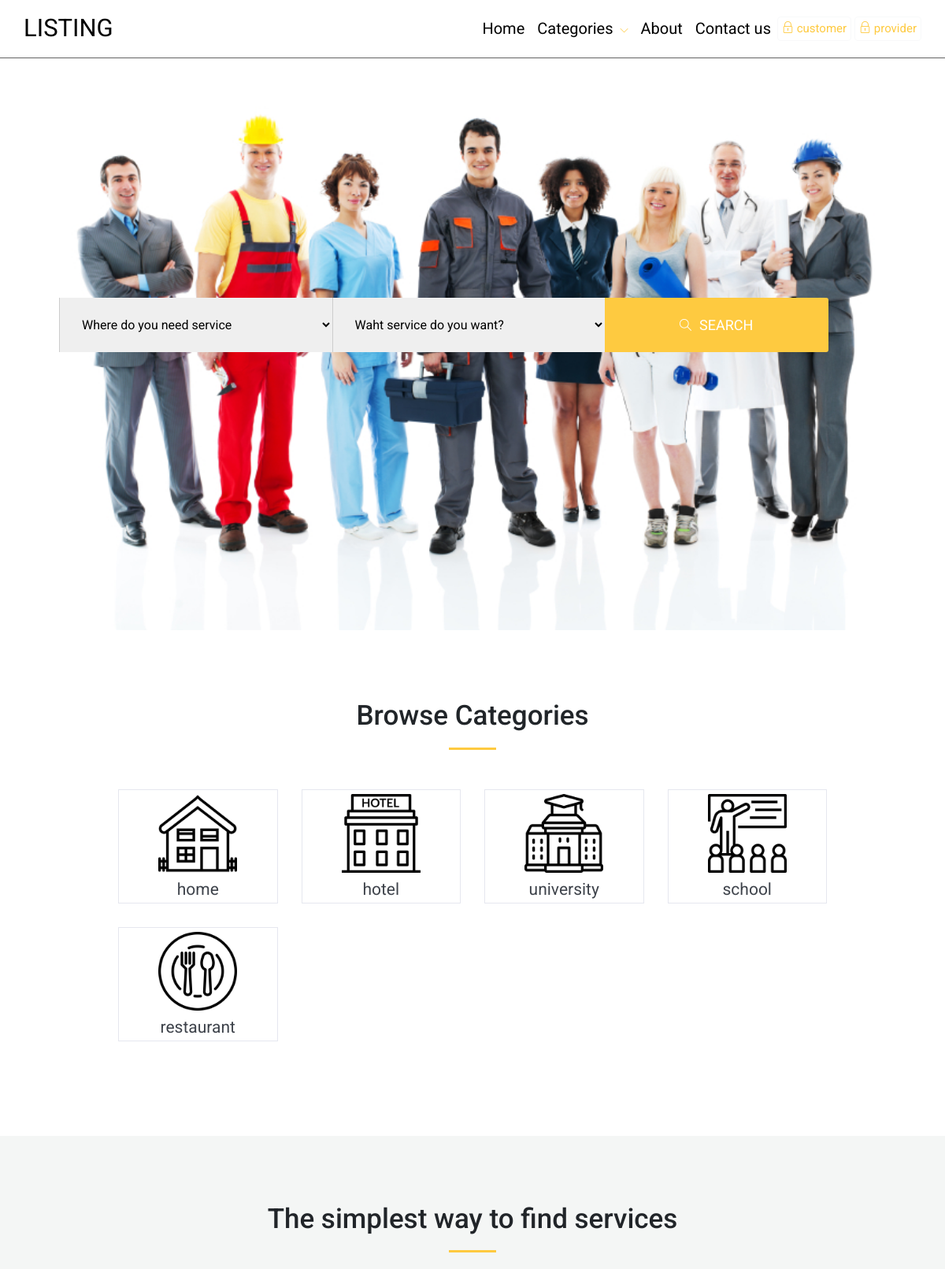
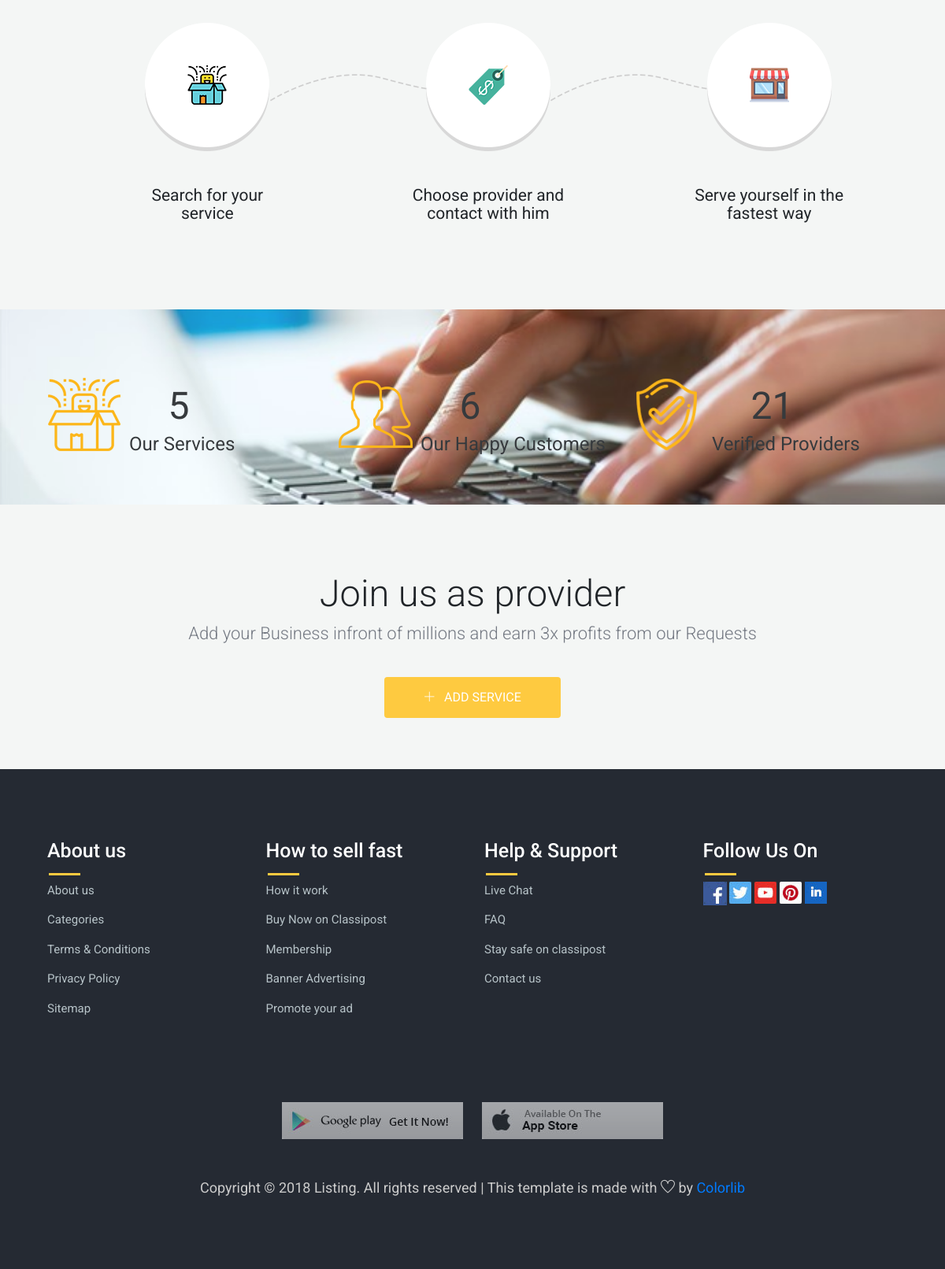
The page / on the database its author committed (2 pictures, top to bottom).
### tables this page shows
CREATE TABLE `category` (
  `cat_id` int(3) NOT NULL,
  `cat_name` varchar(255) NOT NULL,
  `cat_desc` varchar(255) NOT NULL,
  `cat_image` varchar(255) NOT NULL
);

### index.php (the view, shortened to what this page needs)
<?php
include('includes/public_header.php'); ?>
<section class="slider d-flex align-items-center" id="main">
    <div class="container">
        <div class="row d-flex justify-content-center">
            <div class="col-md-12">
                <div class="slider-title_box">
                    <div class="row d-flex justify-content-center">
                        <div class="col-md-12">
                            <form class="form-wrap mt-4" action="show.php" method="get">
                                <div class="btn-group" role="group" aria-label="Basic example">
                                    <select class="btn-group2" id='cat_id' name="cat_id" required>
                                        <?php
                                        echo "<option disabled selected >Where do you need service</option>";
                                        echo "</select>";
                                        ?>
                                        <select class="btn-group2" id='ser_id' name="ser_id" required="">
                                            echo "<option disabled selected >Waht service do you want?</option>";
                                        </select>
                                        <button type='submit' class='btn-form' name="search"><span class='icon-magnifier search-icon'></span>SEARCH<i class='pe-7s-angle-right'></i></button>
                                    </div>
                                </form>
                            </div>
                        </div>
                    </div>
                </div>
            </div>
        </div>
    </section>
    <section class="main-block" id="category">
        <div class="container">
            <div class="row justify-content-center">
                <div class="col-md-5">
                    <div class="styled-heading">
                        <h3>Browse Categories</h3>
                    </div>
                </div>
            </div>
            <div class="row">
            	<?php
                    	$query = "SELECT * FROM category";
                $result = mysqli_query($conn,$query);
                while($row = mysqli_fetch_assoc($result)){
                	echo "<div class='col-md-3 category-responsive' >
                    <a href='show_ser.php?cat_id={$row["cat_id"]}' class='category-wrap'>";
                         echo "<div class='category-block' >";
                            echo "<img src='admin/upload/{$row['cat_image']}' width='100' height='100'>";
                           echo " <h6>{$row['cat_name']}</h6>
                        </div> </a></div>
                        "; }?>
                </div>
</div>
    </section>
    <section class="main-block light-bg" id="how">
        <div class="container how">
            <div class="row justify-content-center">
                <div class="col-md-6">
                    <div class="styled-heading">
                        <h3>The simplest way to find services</h3>
                    </div>
                </div>
            </div>
                <ul class="row  process-area">
                    <li class="col-lg-4 col-md-4 col-sm-4 col-12">
                        <img src="images/process1.png" alt="process" class="counter mb20-auto--md">
                        <h6>Search for your service</h6>
                    </li>
                    <li class="line col-lg-4 col-md-4 col-sm-4 col-12">
                        <img src="images/process2.png" alt="process" class="counter mb20-auto--md">
                        <h6>Choose provider and contact with him</h6>
                    </li>
                    <li class="line col-lg-4 col-md-4 col-sm-4 col-12">
                        <img src="images/process3.png" alt="process" class="counter mb20-auto--md">
                        <h6>Serve yourself in the fastest way</h6>
                    </li>
                </ul>
            </div>
            </section>
    <section class="main-block light-bg count">
        <div class="container">
            <div class="row">
                <div class="col-lg-4 col-md-4 col-sm-4 col-12">
                    <div class="d-md-flex justify-md-content-center counter-box text-center--md">
                    	<div>
                                <img src="images/counter4.png" alt="counter" class="counter mb20-auto--md" >
                            </div>
                            <div>
                                <div class="counter counter-title" data-num="100000">
                                	<?php
                                		$q1 = "SELECT COUNT(*) c FROM category";
                                		$result = mysqli_query($conn,$q1);
                                		$row = mysqli_fetch_assoc($result);
                                		echo $row['c'];
                                	 ?>
                                </div>
                                <h3 class="title-regular-light">Our Services</h3>
                            </div>
                        </div>
                    </div>
                    <div class="col-lg-4 col-md-4 col-sm-4 col-12">
                        <div class="d-md-flex justify-md-content-center counter-box text-center--md">
                            <div>
                                <img src="images/counter5.png" alt="counter" class="counter mb20-auto--md">
                            </div>
                            <div>
                                <div class="counter counter-title" data-num="500000">
                                <?php
                                		$q2 = "SELECT COUNT(*) p FROM customer";
                                		$result = mysqli_query($conn,$q2);
                                		$row = mysqli_fetch_assoc($result);
                                		echo $row['p'];
                                	 ?>
                                	 </div>
                                <h3 class="title-regular-light">Our Happy Customers</h3>
                            </div>
                        </div>
                    </div>
                    <div class="col-lg-4 col-md-4 col-sm-4 col-12">
                        <div class="d-md-flex justify-md-content-center counter-box text-center--md">
                            <div>
                                <img src="images/counter6.png" alt="counter" class="counter mb20-auto--md">
                            </div>
                            <div>
                                <div class="counter counter-title" data-num="200000">
                                <?php
                                		$q2 = "SELECT COUNT(*) p FROM provider";
                                		$result = mysqli_query($conn,$q2);
                                		$row = mysqli_fetch_assoc($result);
                                		echo $row['p'];
                                	 ?>
                                	 </div>
                                <h3 class="title-regular-light">Verified Providers</h3>
                            </div>
                        </div>
                    </div>
                </div>
            </div>
        </section>
    <section class="main-block light-bg">
        <div class="container">
            <div class="row">
                <div class="col-md-12">
                    <div class="add-listing-wrap">
                        <h2>Join us as provider</h2>
                        <p>Add your Business infront of millions and earn 3x profits from our Requests</p>
                    </div>
                </div>
            </div>
            <div class="row justify-content-center">
                <div class="col-md-4">
                    <div class="featured-btn-wrap">
                        <a href="join.php" class="btn btn-danger"><span class="ti-plus"></span> ADD SERVICE</a>
                    </div>
                </div>
            </div>
        </div>
    </section>
<?php include('includes/public_footer.php'); ?>

### css/style.css (style rules this page uses)
body { font-family: 'Roboto', sans-serif; }
.row { margin: 0px; }
h2 { font-size: 47px; }
h3 { font-size: 35px; }
h6 { font-size: 21px; font-weight: 400; }
p { font-size: 15px; }
.main-block { padding: 90px 0; }
#category .container { margin: auto; width: 80%; }
.light-bg { background: #f4f6f5; padding: 87px 0 65px; }
.ti-plus { font-size: 14px; padding: 0 8px 0 0; }
.slider { background: url(../images/r.jpg) no-repeat; background-size: cover; min-height: 800px; }
.slider-title_box { text-align: center; }
.btn-group { width: 100%; }
.btn-group2 { position: relative; padding: 24px; width: 33%; border-top: none; border-right: none; border-bottom: none; border-left: 1px solid #ccc; }
.btn-form { font-weight: 400; font-size: 18px; padding: 17px; width: 27%; background: #feca40; color: #ffffff; border: none; border-top-right-radius: 3px; border-bottom-right-radius: 3px; }
.search-icon { font-size: 15px; padding-right: 10px; }
.how { text-align: center; }
.styled-heading { text-align: center; margin: 0 0 50px; }
.styled-heading h3 { position: relative; padding: 0 0 23px; }
.styled-heading h3:after { position: absolute; content: ""; width: 60px; height: 3px; background: #feca40; bottom: 0; left: 50%; -webkit-transform: translateX(-50%); -ms-transform: translateX(-50%); transform: translateX(-50%); }
.process-area h6 { margin: 15px 65px; }
.process-area li { margin-bottom: 30px; text-align: center; position: relative; display: inline-block; width: 33%; }
.process-area li img { margin: 0 auto 30px; }
.process-area li:before { content: url("../images/process-dot.png"); position: absolute; right: -100px; top: 65px; z-index: 3; }
.process-area li:last-child:before { display: none; }
.count { background-image: url(../images/ooo.jpg); background-size: cover; opacity: 0.9; }
.counter-box .counter-title { margin-bottom: 0; font-size: 48px; font-family: 'Roboto', sans-serif; }
.counter-box h3 { margin-bottom: 0; line-height: 1; font-weight: 400; font-size: x-large; margin-left: 10px; }
.featured-btn-wrap { text-align: center; }
@media (max-width: 1200px) { .featured-btn-wrap { margin: 3px 0 0; } }
.featured-btn-wrap .btn-danger { background: #feca40; padding: 16px 50px; -webkit-transition: 0.3s; -o-transition: 0.3s; transition: 0.3s; border: 0; }
.category-block { margin: 0 auto; text-align: center; border: 1px solid #e5e7ef; padding: 5px; margin: 0 0 30px; }
.category-block h6 { color: #3e434b; margin: 10px 0 0; }
.add-listing-wrap { text-align: center; margin: 0 0 36px; }
.add-listing-wrap h2 { font-weight: 300; }
.add-listing-wrap p { font-size: 22px; font-weight: 300; color: #737882; }

### rows shown on the page
category: cat_image (picture), cat_name "home"
category: cat_image (picture), cat_name "hotel"
category: cat_image (picture), cat_name "university"
category: cat_image (picture), cat_name "school"
category: cat_image (picture), cat_name "restaurant"

### other values the page prints
$row['c'] "5"
$row['p'] "6"
$row['p'] "21"
